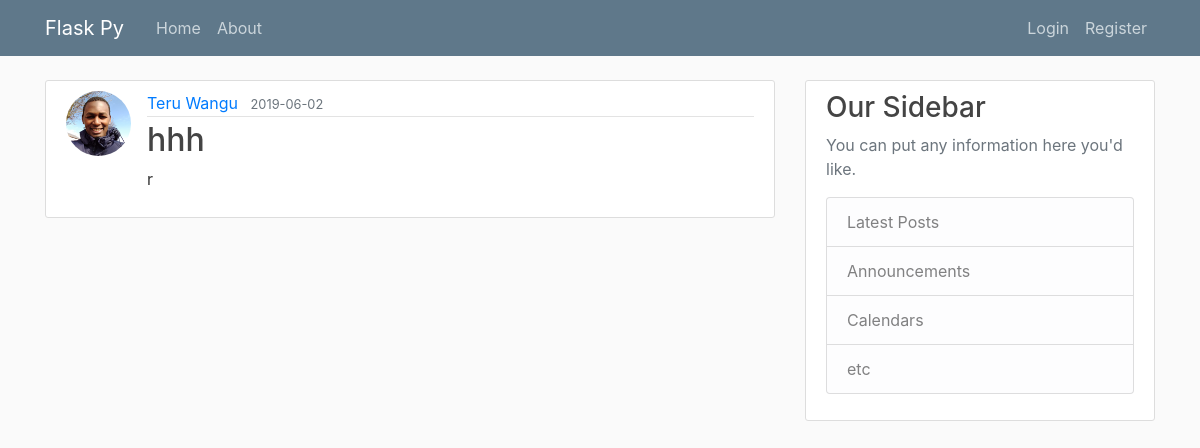
/post/12, run on an earlier commit of the app's database.
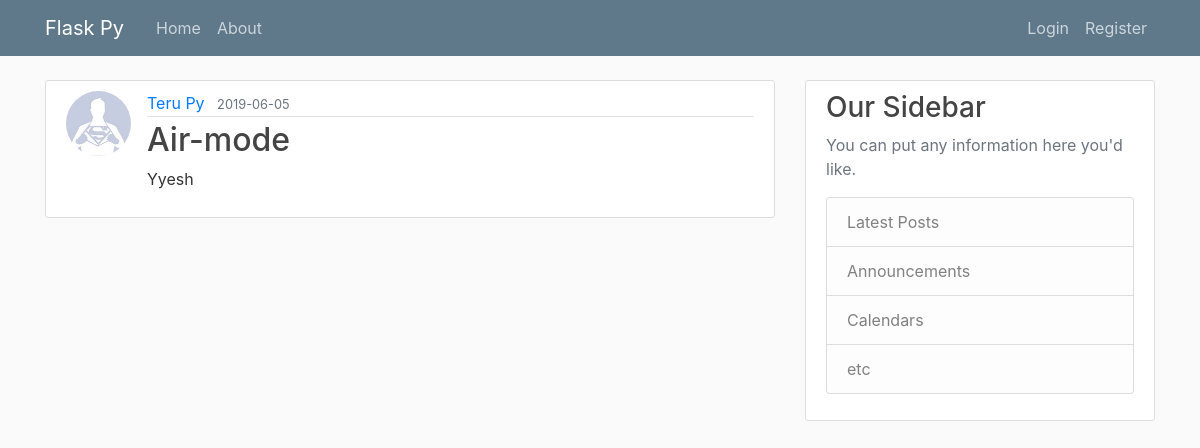
And on a later commit of the database.
### flaskblog/models.py (models this page shows, shortened)
class User(db.Model, UserMixin):
    id = db.Column(db.Integer, primary_key=True)
    username = db.Column(db.String(20), unique=True, nullable=False)
    email = db.Column(db.String(120), unique=True, nullable=False)
    image_file = db.Column(db.String(20), nullable=False, default='default.jpg')
    password = db.Column(db.String(60), nullable=False)
    posts = db.relationship('Post', backref='author', lazy=True)

class Post(db.Model):
    id = db.Column(db.Integer, primary_key=True)
    title = db.Column(db.String(100), nullable=False)
    date_posted = db.Column(db.DateTime, nullable=False, default=datetime.utcnow)
    content = db.Column(db.Text, nullable=False)
    user_id = db.Column(db.Integer, db.ForeignKey('user.id'), nullable=False)

### flaskblog/posts/routes.py (the view)
@posts.route("/post/<int:post_id>")
def post(post_id):
    post = Post.query.get_or_404(post_id)
    return render_template('post.html', title=post.title, post=post)

### flaskblog/templates/post.html (shortened to what this page needs)
{% extends "layout.html" %}
{% block content %}
  <article class="media content-section">
    <img class="rounded-circle article-img" src="{{ url_for('static', filename='profile_pics/' + post.author.image_file) }}">
    <div class="media-body">
      <div class="article-metadata">
        <a class="mr-2" href="{{ url_for('users.user_posts', username=post.author.username) }}">{{ post.author.username }}</a>
        <small class="text-muted">{{ post.date_posted.strftime('%Y-%m-%d') }}</small>
      </div>
      <h2 class="article-title">{{ post.title }}</h2>
      <p class="article-content">{{ post.content }}</p>
    </div>
  </article>
{% endblock content %}

What changed in the data, as far as the page shows it:
no longer on this page (row unchanged): User: image_file (picture), author.username "Teru Wangu"
now on this page (row edited): User: image_file (placeholder picture), author.username "Teru Py"
changed Post: date_posted "2019-06-02" → "2019-06-05"; title "hhh" → "Air-mode"; content "r" → "Yyesh"
